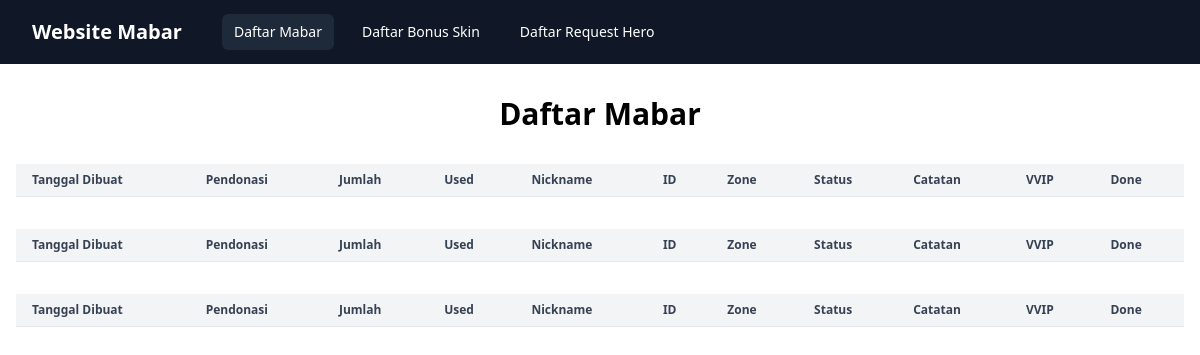
Page /public/list-mabar/ on the earlier database version.
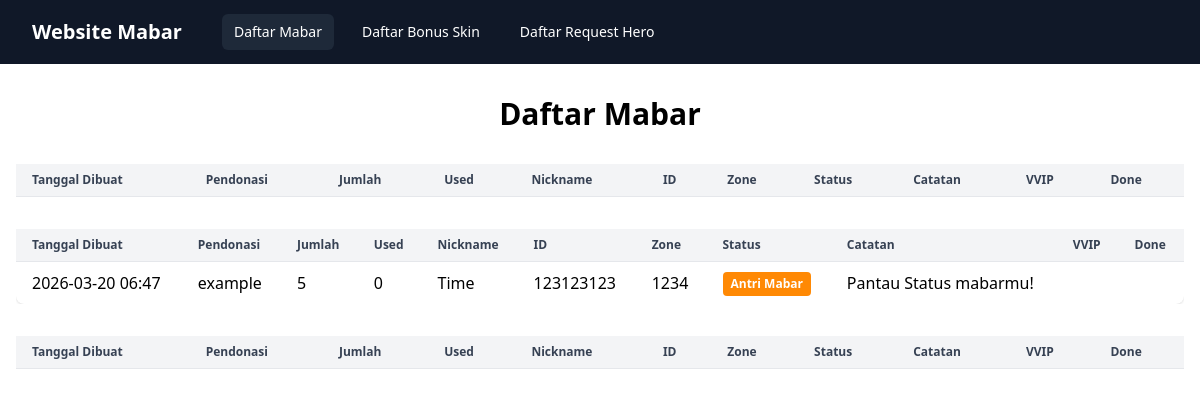
Same page on the later database version.
### mabar/models.py (models this page shows, shortened)
class Mabar(models.Model):
    STATUS_CHOICES = [
        ('antri', 'Antri Mabar'),
        ('antri_scrim', 'Antri Scrim'),
        ('salah_id', 'Salah ID User'),
        ('kurang', 'Donasi Kurang'),
        ('prepare', 'Persiapan'),
        ('in_mabar', 'Sedang Mabar'),
        ('done', 'Selesai'),
    ]
    donate_name = models.CharField(
        max_length=100,
        verbose_name="Pendonasi"
    )
    nickname = models.CharField(
        default="-",
        max_length=100,
        blank=True,
        null=True,
        verbose_name="Nickname"
    )
    id_user = models.IntegerField(
        verbose_name="ID"
    )
    zone_user = models.IntegerField(
        default=0,
        blank=True,
        null=True,
        verbose_name="Zone"
    )
    jumlah_game = models.IntegerField(
        default=1,
        verbose_name="Jumlah"
    )
    telah_digunakan = models.IntegerField(
        default=0,
        verbose_name="Digunakan"
    )
    catatan = models.TextField(
        default="Pantau Status mabarmu!",
        blank=True,
        null=True,
        verbose_name="Catatan"
    )
    status = models.CharField(
        max_length=20,
        choices=STATUS_CHOICES,
        default='antri',
        verbose_name="Status"
    )
    date_created = models.DateTimeField(
        auto_now_add=True,
        verbose_name="Tanggal Dibuat"
    )
    is_vvip = models.BooleanField(
        default=False,
        verbose_name="Is VVIP"
    )
    is_done = models.BooleanField(
        default=False,
        verbose_name="Is Done"
    )
    class Meta:
        verbose_name = 'Mabar Record'
        verbose_name_plural = 'Mabar Records'
        ordering = ['-date_created']

### mabar/views.py (the view)
# urls.py: path('list-mabar/', views.mabar_list, name='mabar_list'),
def mabar_list(request):
    records = Mabar.objects.all().order_by('date_created')
    records_show_all_except_done_and_except_prepare = records.filter(is_done=False, status__in=['antri', 'antri_scrim', 'in_mabar', 'salah_id', 'kurang', 'done'])
    records_filter_by_status_prepare = records.filter(status='prepare', is_done=False)
    records_show_all_done = records.filter(is_done=True)
    context = {
        'records_all': records,
        'records_except_done': records_show_all_except_done_and_except_prepare,
        'prepare_records': records_filter_by_status_prepare,
        'done_records': records_show_all_done
    }
    return render(request, 'public/mabar_list.html', context)

### mabar/templates/public/mabar_list.html (shortened to what the changed rows need)
{% extends 'public/base.html' %}
{% block content %}
<h1 class="text-3xl font-bold text-center mb-8">Daftar Mabar</h1>
<div class="overflow-x-auto mb-8">
    <table class="min-w-full divide-y divide-gray-200 bg-white rounded-lg shadow">
        <thead class="bg-gray-100">
            <tr>
                <th class="px-4 py-2 text-left text-xs font-semibold text-gray-700">Tanggal Dibuat</th>
                <th class="px-4 py-2 text-left text-xs font-semibold text-gray-700">Pendonasi</th>
                <th class="px-4 py-2 text-left text-xs font-semibold text-gray-700">Jumlah</th>
                <th class="px-4 py-2 text-left text-xs font-semibold text-gray-700">Used</th>
                <th class="px-4 py-2 text-left text-xs font-semibold text-gray-700">Nickname</th>
                <th class="px-4 py-2 text-left text-xs font-semibold text-gray-700">ID</th>
                <th class="px-4 py-2 text-left text-xs font-semibold text-gray-700">Zone</th>
                <th class="px-4 py-2 text-left text-xs font-semibold text-gray-700">Status</th>
                <th class="px-4 py-2 text-left text-xs font-semibold text-gray-700">Catatan</th>
                <th class="px-4 py-2 text-left text-xs font-semibold text-gray-700">VVIP</th>
                <th class="px-4 py-2 text-left text-xs font-semibold text-gray-700">Done</th>
            </tr>
        </thead>
    </table>
</div>
<div class="overflow-x-auto mb-8">
    <table class="min-w-full divide-y divide-gray-200 bg-white rounded-lg shadow">
        <thead class="bg-gray-100">
            <tr>
                <th class="px-4 py-2 text-left text-xs font-semibold text-gray-700">Tanggal Dibuat</th>
                <th class="px-4 py-2 text-left text-xs font-semibold text-gray-700">Pendonasi</th>
                <th class="px-4 py-2 text-left text-xs font-semibold text-gray-700">Jumlah</th>
                <th class="px-4 py-2 text-left text-xs font-semibold text-gray-700">Used</th>
                <th class="px-4 py-2 text-left text-xs font-semibold text-gray-700">Nickname</th>
                <th class="px-4 py-2 text-left text-xs font-semibold text-gray-700">ID</th>
                <th class="px-4 py-2 text-left text-xs font-semibold text-gray-700">Zone</th>
                <th class="px-4 py-2 text-left text-xs font-semibold text-gray-700">Status</th>
                <th class="px-4 py-2 text-left text-xs font-semibold text-gray-700">Catatan</th>
                <th class="px-4 py-2 text-left text-xs font-semibold text-gray-700">VVIP</th>
                <th class="px-4 py-2 text-left text-xs font-semibold text-gray-700">Done</th>
            </tr>
        </thead>
        <tbody class="divide-y divide-gray-100">
            {% for record in records_except_done %}
            <tr class="hover:bg-gray-50">
                <td class="px-4 py-2">{{ record.date_created|date:'Y-m-d H:i' }}</td>
                <td class="px-4 py-2">{{ record.donate_name }}</td>
                <td class="px-4 py-2">{{ record.jumlah_game }}</td>
                <td class="px-4 py-2">{{ record.telah_digunakan }}</td>
                <td class="px-4 py-2">{{ record.nickname }}</td>
                <td class="px-4 py-2">{{ record.id_user }}</td>
                <td class="px-4 py-2">{{ record.zone_user }}</td>
                <td class="px-4 py-2">
                    {% if record.status == 'done' %}
                        <span class="inline-block px-2 py-1 rounded bg-green-500 text-white text-xs font-semibold">Selesai</span>
                    {% elif record.status == 'antri' %}
                        <span class="inline-block px-2 py-1 rounded bg-orange-400 text-white text-xs font-semibold">Antri Mabar</span>
                    {% elif record.status == 'antri_scrim' %}
                        <span class="inline-block px-2 py-1 rounded bg-cyan-400 text-black text-xs font-semibold">Antri Scrim</span>
                    {% elif record.status == 'prepare' %}
                        <span class="inline-block px-2 py-1 rounded bg-blue-500 text-white text-xs font-semibold">Persiapan</span>
                    {% elif record.status == 'in_mabar' %}
                        <span class="inline-block px-2 py-1 rounded bg-green-200 text-black text-xs font-semibold">Sedang Mabar</span>
                    {% elif record.status == 'salah_id' %}
                        <span class="inline-block px-2 py-1 rounded bg-red-500 text-white text-xs font-semibold">Salah ID User</span>
                    {% elif record.status == 'kurang' %}
                        <span class="inline-block px-2 py-1 rounded bg-red-400 text-white text-xs font-semibold">Donasi Kurang</span>
                    {% else %}
                        <span class="inline-block px-2 py-1 rounded bg-gray-400 text-white text-xs font-semibold">{{ record.status }}</span>
                    {% endif %}
                </td>
                <td class="px-4 py-2">{{ record.catatan }}</td>
                <td class="px-4 py-2 text-center">
                </td>
                <td class="px-4 py-2 text-center">
                </td>
            </tr>
            {% endfor %}
        </tbody>
    </table>
</div>
<div class="overflow-x-auto">
    <table class="min-w-full divide-y divide-gray-200 bg-white rounded-lg shadow">
        <thead class="bg-gray-100">
            <tr>
                <th class="px-4 py-2 text-left text-xs font-semibold text-gray-700">Tanggal Dibuat</th>
                <th class="px-4 py-2 text-left text-xs font-semibold text-gray-700">Pendonasi</th>
                <th class="px-4 py-2 text-left text-xs font-semibold text-gray-700">Jumlah</th>
                <th class="px-4 py-2 text-left text-xs font-semibold text-gray-700">Used</th>
                <th class="px-4 py-2 text-left text-xs font-semibold text-gray-700">Nickname</th>
                <th class="px-4 py-2 text-left text-xs font-semibold text-gray-700">ID</th>
                <th class="px-4 py-2 text-left text-xs font-semibold text-gray-700">Zone</th>
                <th class="px-4 py-2 text-left text-xs font-semibold text-gray-700">Status</th>
                <th class="px-4 py-2 text-left text-xs font-semibold text-gray-700">Catatan</th>
                <th class="px-4 py-2 text-left text-xs font-semibold text-gray-700">VVIP</th>
                <th class="px-4 py-2 text-left text-xs font-semibold text-gray-700">Done</th>
            </tr>
        </thead>
    </table>
</div>
{% endblock %}

Differences in the rows shown:
added Mabar: date_created "2026-03-20 06:47", donate_name "example", jumlah_game "5", telah_digunakan "0", nickname "Time", id_user "123123123", zone_user "1234", status "Antri Mabar", catatan "Pantau Status mabarmu!"
